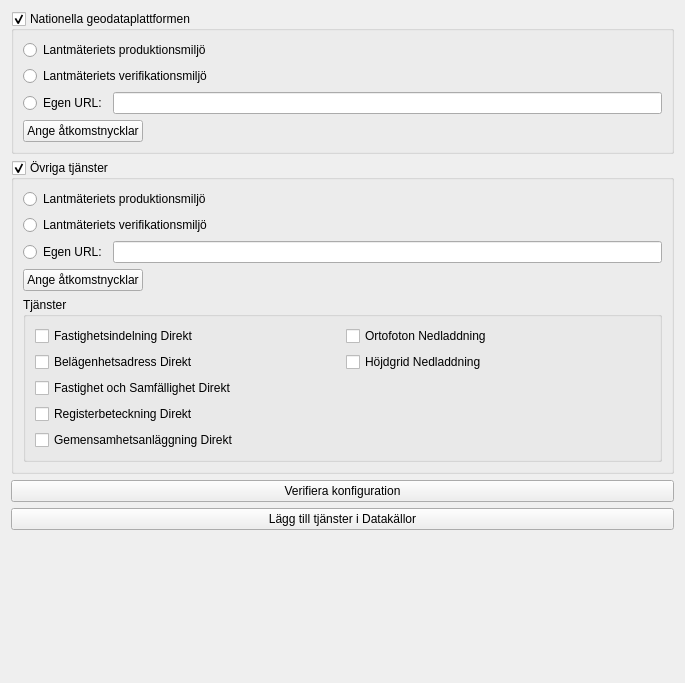
<?xml version="1.0" encoding="UTF-8"?>
<ui version="4.0">
 <class>wdg_lantmateriet_settings</class>
 <widget class="QWidget" name="wdg_lantmateriet_settings">
  <property name="geometry">
   <rect>
    <x>0</x>
    <y>0</y>
    <width>685</width>
    <height>683</height>
   </rect>
  </property>
  <property name="windowTitle">
   <string>Lantmäteriet - Settings</string>
  </property>
  <property name="locale">
   <locale language="English" country="UnitedStates"/>
  </property>
  <layout class="QVBoxLayout" name="verticalLayout">
   <item>
    <widget class="QgsCollapsibleGroupBox" name="group_box_ngp">
     <property name="enabled">
      <bool>true</bool>
     </property>
     <property name="sizePolicy">
      <sizepolicy hsizetype="Preferred" vsizetype="Preferred">
       <horstretch>0</horstretch>
       <verstretch>0</verstretch>
      </sizepolicy>
     </property>
     <property name="autoFillBackground">
      <bool>false</bool>
     </property>
     <property name="title">
      <string>Nationella geodataplattformen</string>
     </property>
     <property name="flat">
      <bool>false</bool>
     </property>
     <property name="checkable">
      <bool>true</bool>
     </property>
     <property name="checked">
      <bool>true</bool>
     </property>
     <property name="collapsed">
      <bool>false</bool>
     </property>
     <property name="saveCheckedState">
      <bool>true</bool>
     </property>
     <layout class="QVBoxLayout" name="verticalLayout_2">
      <item>
       <widget class="QRadioButton" name="button_ngp_prod">
        <property name="enabled">
         <bool>true</bool>
        </property>
        <property name="text">
         <string>Lantmäteriets produktionsmiljö</string>
        </property>
       </widget>
      </item>
      <item>
       <widget class="QRadioButton" name="button_ngp_ver">
        <property name="enabled">
         <bool>true</bool>
        </property>
        <property name="text">
         <string>Lantmäteriets verifikationsmiljö</string>
        </property>
       </widget>
      </item>
      <item>
       <layout class="QHBoxLayout" name="horizontalLayout">
        <item>
         <widget class="QRadioButton" name="button_ngp_custom">
          <property name="sizePolicy">
           <sizepolicy hsizetype="Minimum" vsizetype="Minimum">
            <horstretch>0</horstretch>
            <verstretch>0</verstretch>
           </sizepolicy>
          </property>
          <property name="text">
           <string>Egen URL:</string>
          </property>
         </widget>
        </item>
        <item>
         <widget class="QLineEdit" name="line_edit_ngp_custom"/>
        </item>
       </layout>
      </item>
      <item>
       <layout class="QHBoxLayout" name="horizontalLayout_2">
        <item>
         <widget class="QPushButton" name="button_ngp_auth">
          <property name="text">
           <string>Ange åtkomstnycklar</string>
          </property>
         </widget>
        </item>
        <item>
         <widget class="QgsAuthConfigSelect" name="auth_ngp">
          <property name="sizePolicy">
           <sizepolicy hsizetype="Expanding" vsizetype="Fixed">
            <horstretch>0</horstretch>
            <verstretch>0</verstretch>
           </sizepolicy>
          </property>
          <property name="autoFillBackground">
           <bool>false</bool>
          </property>
         </widget>
        </item>
       </layout>
      </item>
     </layout>
    </widget>
   </item>
   <item>
    <widget class="QgsCollapsibleGroupBox" name="group_box_ovrig">
     <property name="title">
      <string>Övriga tjänster</string>
     </property>
     <property name="checkable">
      <bool>true</bool>
     </property>
     <layout class="QVBoxLayout" name="verticalLayout_3">
      <item>
       <widget class="QRadioButton" name="button_ovrig_prod">
        <property name="text">
         <string>Lantmäteriets produktionsmiljö</string>
        </property>
       </widget>
      </item>
      <item>
       <widget class="QRadioButton" name="button_ovrig_ver">
        <property name="text">
         <string>Lantmäteriets verifikationsmiljö</string>
        </property>
       </widget>
      </item>
      <item>
       <layout class="QHBoxLayout" name="horizontalLayout_5">
        <item>
         <widget class="QRadioButton" name="button_ovrig_custom">
          <property name="sizePolicy">
           <sizepolicy hsizetype="Minimum" vsizetype="Minimum">
            <horstretch>0</horstretch>
            <verstretch>0</verstretch>
           </sizepolicy>
          </property>
          <property name="text">
           <string>Egen URL:</string>
          </property>
         </widget>
        </item>
        <item>
         <widget class="QLineEdit" name="line_edit_ovrig_custom"/>
        </item>
       </layout>
      </item>
      <item>
       <layout class="QHBoxLayout" name="horizontalLayout_4">
        <item>
         <widget class="QPushButton" name="button_ovrig_auth">
          <property name="text">
           <string>Ange åtkomstnycklar</string>
          </property>
         </widget>
        </item>
        <item>
         <widget class="QgsAuthConfigSelect" name="auth_ovrig">
          <property name="sizePolicy">
           <sizepolicy hsizetype="Expanding" vsizetype="Fixed">
            <horstretch>0</horstretch>
            <verstretch>0</verstretch>
           </sizepolicy>
          </property>
         </widget>
        </item>
       </layout>
      </item>
      <item>
       <widget class="QGroupBox" name="groupBox_tjanster">
        <property name="title">
         <string>Tjänster</string>
        </property>
        <layout class="QGridLayout" name="gridLayout">
         <item row="0" column="1">
          <widget class="QCheckBox" name="button_ortofoto_nedladdning">
           <property name="text">
            <string>Ortofoton Nedladdning</string>
           </property>
          </widget>
         </item>
         <item row="1" column="1">
          <widget class="QCheckBox" name="button_hojdgrid_nedladdning">
           <property name="text">
            <string>Höjdgrid Nedladdning</string>
           </property>
          </widget>
         </item>
         <item row="0" column="0">
          <widget class="QCheckBox" name="button_fastighetsindelning_direkt">
           <property name="text">
            <string>Fastighetsindelning Direkt</string>
           </property>
          </widget>
         </item>
         <item row="1" column="0">
          <widget class="QCheckBox" name="button_belagenhetsadress_direkt">
           <property name="text">
            <string>Belägenhetsadress Direkt</string>
           </property>
          </widget>
         </item>
         <item row="2" column="0">
          <widget class="QCheckBox" name="button_fastighet_direkt">
           <property name="text">
            <string>Fastighet och Samfällighet Direkt</string>
           </property>
          </widget>
         </item>
         <item row="3" column="0">
          <widget class="QCheckBox" name="button_registerbeteckning_direkt">
           <property name="text">
            <string>Registerbeteckning Direkt</string>
           </property>
          </widget>
         </item>
         <item row="4" column="0">
          <widget class="QCheckBox" name="button_gemensamhetsanlaggning_direkt">
           <property name="text">
            <string>Gemensamhetsanläggning Direkt</string>
           </property>
          </widget>
         </item>
        </layout>
       </widget>
      </item>
     </layout>
    </widget>
   </item>
   <item>
    <widget class="QPushButton" name="button_validate">
     <property name="text">
      <string>Verifiera konfiguration</string>
     </property>
    </widget>
   </item>
   <item>
    <widget class="QPushButton" name="button_add_connections">
     <property name="text">
      <string>Lägg till tjänster i Datakällor</string>
     </property>
    </widget>
   </item>
   <item>
    <spacer name="verticalSpacer">
     <property name="orientation">
      <enum>Qt::Vertical</enum>
     </property>
     <property name="sizeHint" stdset="0">
      <size>
       <width>20</width>
       <height>56</height>
      </size>
     </property>
    </spacer>
   </item>
  </layout>
 </widget>
 <customwidgets>
  <customwidget>
   <class>QgsAuthConfigSelect</class>
   <extends>QWidget</extends>
   <header>qgsauthconfigselect.h</header>
  </customwidget>
  <customwidget>
   <class>QgsCollapsibleGroupBox</class>
   <extends>QGroupBox</extends>
   <header>qgscollapsiblegroupbox.h</header>
   <container>1</container>
  </customwidget>
 </customwidgets>
 <resources/>
 <connections/>
</ui>
